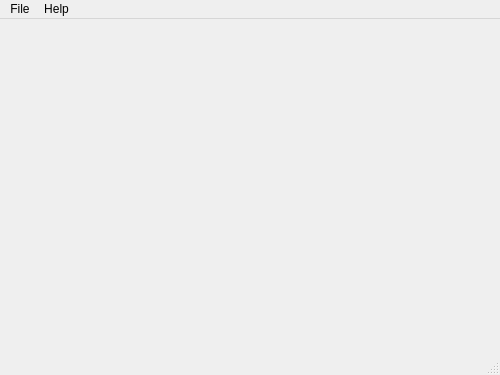
<?xml version="1.0" encoding="UTF-8"?>
<ui version="4.0">
 <class>SerialOscilloscope</class>
 <widget class="QMainWindow" name="SerialOscilloscope">
  <property name="geometry">
   <rect>
    <x>0</x>
    <y>0</y>
    <width>500</width>
    <height>375</height>
   </rect>
  </property>
  <property name="minimumSize">
   <size>
    <width>400</width>
    <height>300</height>
   </size>
  </property>
  <property name="windowTitle">
   <string>Serial Oscilloscope</string>
  </property>
  <widget class="QWidget" name="centralWidget">
   <layout class="QGridLayout" name="gridLayout">
    <property name="leftMargin">
     <number>0</number>
    </property>
    <property name="topMargin">
     <number>0</number>
    </property>
    <property name="rightMargin">
     <number>0</number>
    </property>
    <property name="bottomMargin">
     <number>0</number>
    </property>
    <property name="spacing">
     <number>0</number>
    </property>
    <item row="0" column="0">
     <widget class="QCustomPlot" name="plot" native="true"/>
    </item>
    <item row="0" column="1">
     <widget class="QCustomPlot" name="math" native="true"/>
    </item>
   </layout>
  </widget>
  <widget class="QMenuBar" name="menuBar">
   <property name="geometry">
    <rect>
     <x>0</x>
     <y>0</y>
     <width>500</width>
     <height>21</height>
    </rect>
   </property>
   <widget class="QMenu" name="menuFile">
    <property name="title">
     <string>File</string>
    </property>
    <addaction name="actionZoom_Default"/>
    <addaction name="separator"/>
    <addaction name="actionSave_Bmp"/>
    <addaction name="actionSave_Jpg"/>
    <addaction name="actionSave_Png"/>
    <addaction name="actionSave_Pdf"/>
    <addaction name="separator"/>
    <addaction name="actionClose_Window"/>
   </widget>
   <widget class="QMenu" name="menuHelp">
    <property name="title">
     <string>Help</string>
    </property>
    <addaction name="actionGeneral_Help"/>
    <addaction name="actionOscilloscope_Help"/>
   </widget>
   <addaction name="menuFile"/>
   <addaction name="menuHelp"/>
  </widget>
  <widget class="QStatusBar" name="statusBar"/>
  <action name="actionZoom_Default">
   <property name="text">
    <string>Zoom Default</string>
   </property>
  </action>
  <action name="actionSave_Bmp">
   <property name="text">
    <string>Save Bmp</string>
   </property>
  </action>
  <action name="actionSave_Jpg">
   <property name="text">
    <string>Save Jpg</string>
   </property>
  </action>
  <action name="actionSave_Png">
   <property name="text">
    <string>Save Png</string>
   </property>
  </action>
  <action name="actionSave_Pdf">
   <property name="text">
    <string>Save Pdf</string>
   </property>
   <property name="shortcut">
    <string>Ctrl+S</string>
   </property>
  </action>
  <action name="actionClose_Window">
   <property name="text">
    <string>Close Window</string>
   </property>
   <property name="shortcut">
    <string>Ctrl+Q</string>
   </property>
  </action>
  <action name="actionGeneral_Help">
   <property name="text">
    <string>General Help</string>
   </property>
  </action>
  <action name="actionOscilloscope_Help">
   <property name="text">
    <string>Oscilloscope Help</string>
   </property>
  </action>
 </widget>
 <customwidgets>
  <customwidget>
   <class>QCustomPlot</class>
   <extends>QWidget</extends>
   <header>qcustomplot.h</header>
   <container>1</container>
  </customwidget>
 </customwidgets>
 <resources/>
 <connections/>
</ui>
